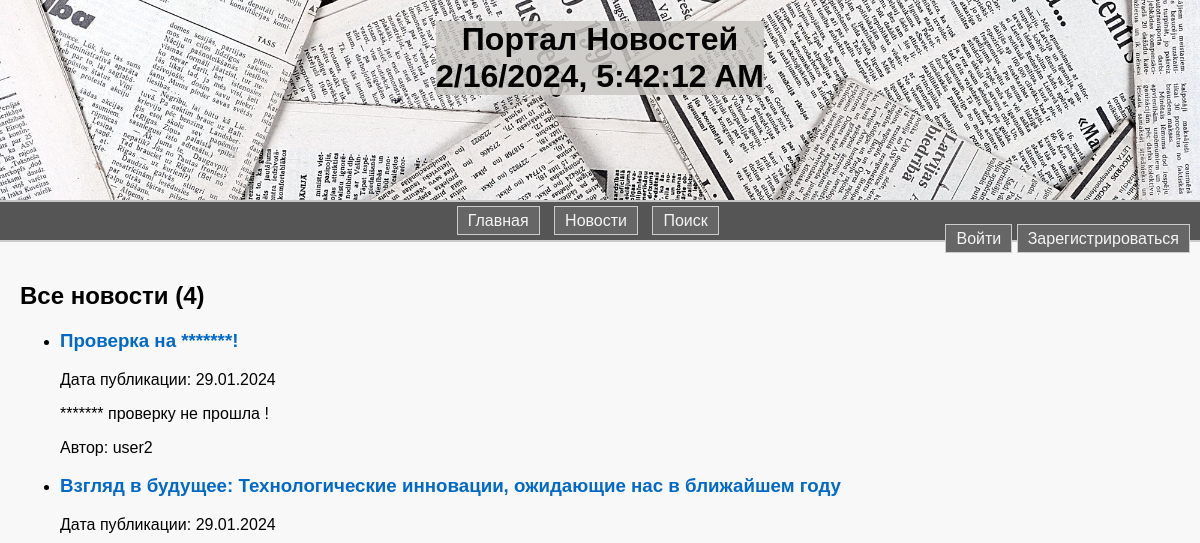
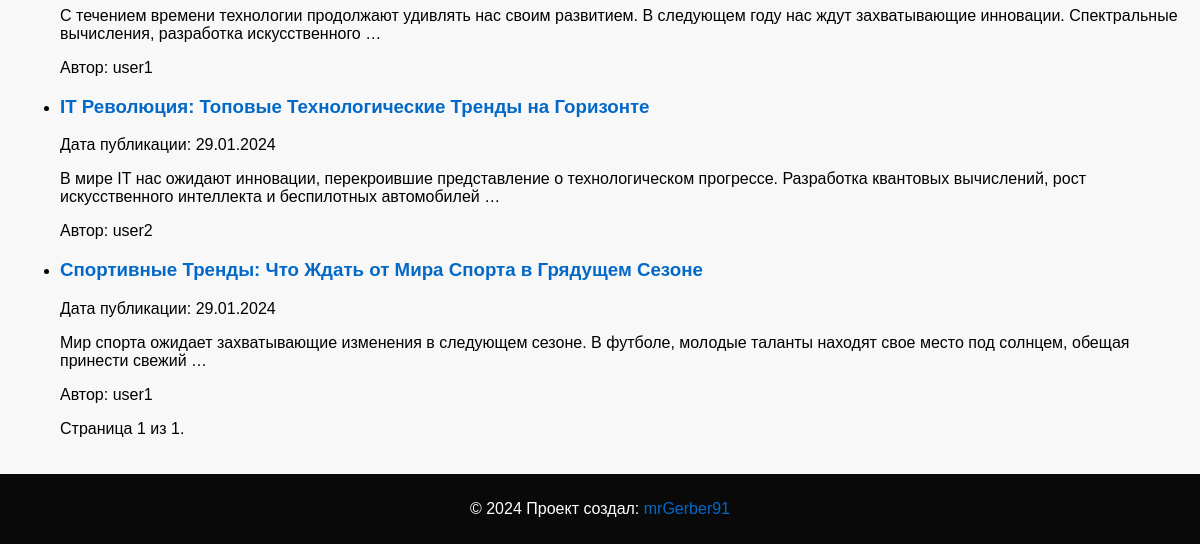
The page /news/ on the database as committed earlier (2 pictures, top to bottom).
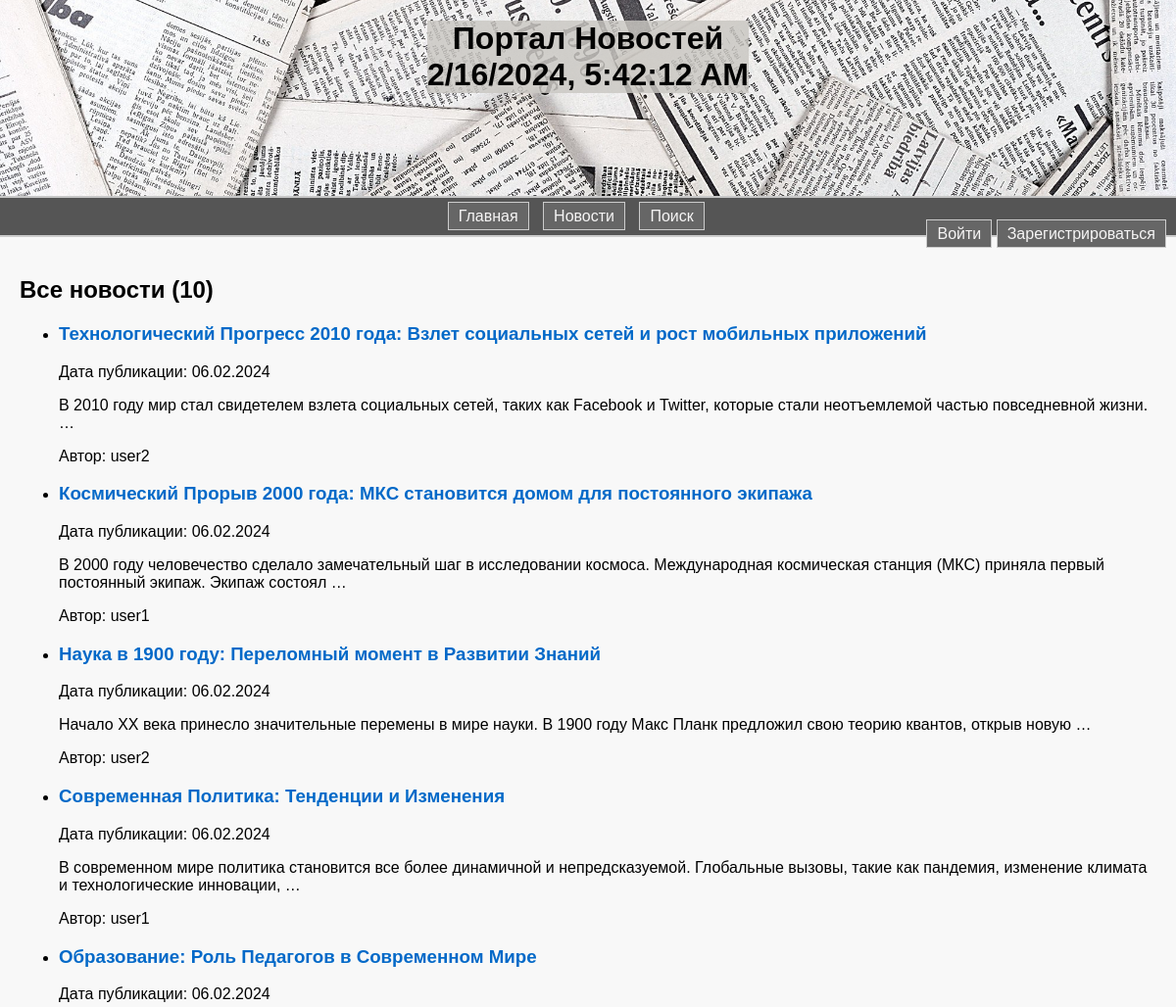
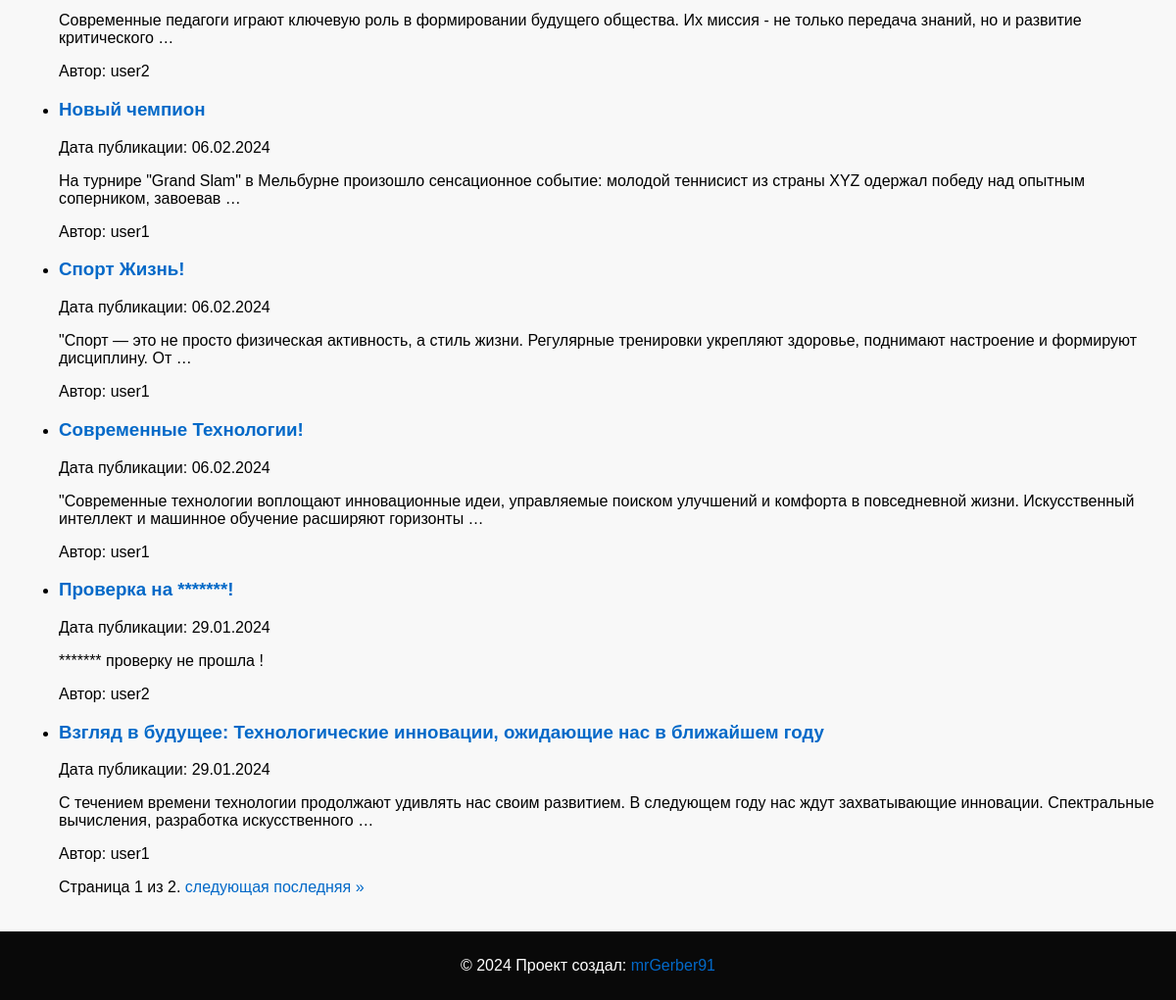
The same page on the database as committed later (2 pictures, top to bottom).
### news/models.py (models this page shows, shortened)
class Post(models.Model):
    author = models.ForeignKey(Author, on_delete=models.CASCADE) # Ссылка на автора
    post_type_choices = [('article', 'Article'), ('news', 'News')]
    post_type = models.CharField(max_length=10, choices=post_type_choices)
    created_at = models.DateTimeField(auto_now_add=True)
    categories = models.ManyToManyField(Category, through='PostCategory') # Связь многие ко многим с категориями
    title = models.CharField(max_length=255)
    content = models.TextField()
    rating = models.IntegerField(default=0)

class Author(models.Model):
    user = models.OneToOneField(User, on_delete=models.CASCADE)# Один к одному с моделью пользователя Django
    rating = models.IntegerField(default=0)
    def __str__(self):
        return self.user.username

### news/views.py (the view)
# urls.py: path('news/', news_list, name='news_list'),
def news_list(request):
    posts_list = Post.objects.all().order_by('-created_at')
    paginator = Paginator(posts_list, 10)  # 10 новостей на странице
    page = request.GET.get('page')
    try:
        posts = paginator.page(page)
    except PageNotAnInteger:
        posts = paginator.page(1)
    except EmptyPage:
        posts = paginator.page(paginator.num_pages)
    return render(request, 'news/news_list.html', {'posts': posts})

### news/context_processors.py (called while the page is built)
def real_time(request):
    city = 'Europe/Moscow'
    real_time = datetime.now(pytz.timezone(city))
    return {'real_time': real_time}

### news/templatetags/my_filters.py (called while the page is built)
@register.filter(name='censor')
def censor(value):
    if not isinstance(value, str):
        raise ValueError("Censor filter can only be applied to strings.")
    censored_words = ['редиска', 'редиску', 'редиской', 'редиски']
    for word in censored_words:
        value = re.sub(re.compile(re.escape(word), re.IGNORECASE), '*' * len(word), value)
    return value

### templates/news/news_list.html (shortened to what this page needs)
{% extends 'flatpages/default.html' %}
{% load static %}
{% load my_filters %}
{% block content %}
    <h2>Все новости ({{ posts|length }})</h2>
    <ul>
        {% for post in posts %}
            <li>
                <h3><a href="{% url 'post_detail' post_id=post.id %}">{{ post.title|censor }}</a></h3>
                <p>Дата публикации: {{ post.created_at|date:"d.m.Y" }}</p>
                <p>{{ post.content|censor|truncatewords:20 }}</p>
                <p>Автор: {{ post.author }}</p>
            </li>
        {% endfor %}
        <div class="pagination">
    <span class="step-links">
        <span class="current">
            Страница {{ posts.number }} из {{ posts.paginator.num_pages }}.
        </span>
        {% if posts.has_next %}
            <a href="?page={{ posts.next_page_number }}">следующая</a>
            <a href="?page={{ posts.paginator.num_pages }}">последняя &raquo;</a>
        {% endif %}
    </span>
</div>
    </ul>
{% endblock %}

Rows that differ between the two databases and show on the page:
no longer on this page (row unchanged): Post: title|censor "IT Революция: Топовые Технологические Тренды на Горизонте", created_at "29.01.2024", content|censor "В мире IT нас ожидают инновации, перекроившие представление о технологическом прогрессе. Разработка квантовых вычислений, рост искусственного интеллекта и беспилотных автомобилей …", author "user2"
no longer on this page (row edited): Post: title|censor "Спортивные Тренды: Что Ждать от Мира Спорта в Грядущем Сезоне", created_at "29.01.2024", content|censor "Мир спорта ожидает захватывающие изменения в следующем сезоне. В футболе, молодые таланты находят свое место под солнцем, обещая принести свежий …", author "user1"
added Post: title|censor "Технологический Прогресс 2010 года: Взлет социальных сетей и рост мобильных приложений", created_at "06.02.2024", content|censor "В 2010 году мир стал свидетелем взлета социальных сетей, таких как Facebook и Twitter, которые стали неотъемлемой частью повседневной жизни. …", author "user2"
added Post: title|censor "Космический Прорыв 2000 года: МКС становится домом для постоянного экипажа", created_at "06.02.2024", content|censor "В 2000 году человечество сделало замечательный шаг в исследовании космоса. Международная космическая станция (МКС) приняла первый постоянный экипаж. Экипаж состоял …", author "user1"
added Post: title|censor "Наука в 1900 году: Переломный момент в Развитии Знаний", created_at "06.02.2024", content|censor "Начало XX века принесло значительные перемены в мире науки. В 1900 году Макс Планк предложил свою теорию квантов, открыв новую …", author "user2"
added Post: title|censor "Современная Политика: Тенденции и Изменения", created_at "06.02.2024", content|censor "В современном мире политика становится все более динамичной и непредсказуемой. Глобальные вызовы, такие как пандемия, изменение климата и технологические инновации, …", author "user1"
added Post: title|censor "Образование: Роль Педагогов в Современном Мире", created_at "06.02.2024", content|censor "Современные педагоги играют ключевую роль в формировании будущего общества. Их миссия - не только передача знаний, но и развитие критического …", author "user2"
added Post: title|censor "Новый чемпион", created_at "06.02.2024", content|censor "На турнире \"Grand Slam\" в Мельбурне произошло сенсационное событие: молодой теннисист из страны XYZ одержал победу над опытным соперником, завоевав …", author "user1"
added Post: title|censor "Спорт Жизнь!", created_at "06.02.2024", content|censor "\"Спорт — это не просто физическая активность, а стиль жизни. Регулярные тренировки укрепляют здоровье, поднимают настроение и формируют дисциплину. От …", author "user1"
added Post: title|censor "Современные Технологии!", created_at "06.02.2024", content|censor "\"Современные технологии воплощают инновационные идеи, управляемые поиском улучшений и комфорта в повседневной жизни. Искусственный интеллект и машинное обучение расширяют горизонты …", author "user1"
Other text that changed with them:
{{ posts|length }}: "4" → "10"
{{ posts.paginator.num_pages }}: "1" → "2"
text now shown: "следующая последняя »"
